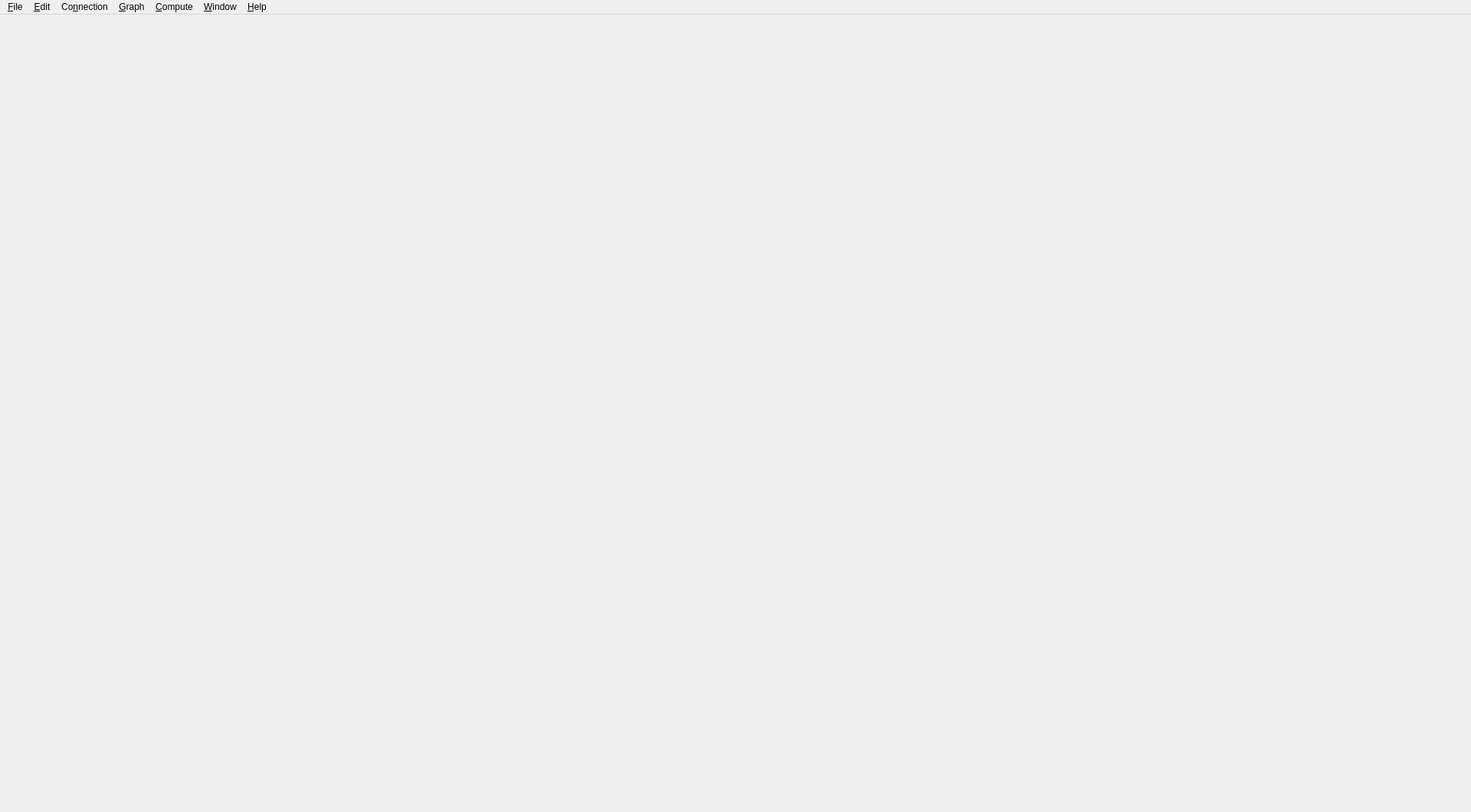
<?xml version="1.0" encoding="UTF-8"?>
<ui version="4.0">
 <class>MainWindow</class>
 <widget class="QMainWindow" name="MainWindow">
  <property name="geometry">
   <rect>
    <x>0</x>
    <y>0</y>
    <width>1920</width>
    <height>1060</height>
   </rect>
  </property>
  <property name="sizePolicy">
   <sizepolicy hsizetype="Fixed" vsizetype="Fixed">
    <horstretch>0</horstretch>
    <verstretch>0</verstretch>
   </sizepolicy>
  </property>
  <property name="minimumSize">
   <size>
    <width>1920</width>
    <height>1060</height>
   </size>
  </property>
  <property name="maximumSize">
   <size>
    <width>1920</width>
    <height>1060</height>
   </size>
  </property>
  <property name="windowTitle">
   <string>RoA</string>
  </property>
  <property name="toolButtonStyle">
   <enum>Qt::ToolButtonIconOnly</enum>
  </property>
  <property name="unifiedTitleAndToolBarOnMac">
   <bool>true</bool>
  </property>
  <widget class="QWidget" name="centralWidget">
   <property name="sizePolicy">
    <sizepolicy hsizetype="Expanding" vsizetype="Expanding">
     <horstretch>0</horstretch>
     <verstretch>0</verstretch>
    </sizepolicy>
   </property>
   <layout class="QGridLayout" name="gridLayout"/>
  </widget>
  <widget class="QMenuBar" name="menuBar">
   <property name="geometry">
    <rect>
     <x>0</x>
     <y>0</y>
     <width>1920</width>
     <height>25</height>
    </rect>
   </property>
   <widget class="QMenu" name="menu_File">
    <property name="title">
     <string>&amp;File</string>
    </property>
    <addaction name="action_New_project"/>
    <addaction name="separator"/>
    <addaction name="action_Load_project"/>
    <addaction name="separator"/>
    <addaction name="action_Save_project"/>
    <addaction name="actionS_ave_project_as"/>
    <addaction name="separator"/>
    <addaction name="actionE_xit"/>
   </widget>
   <widget class="QMenu" name="menu_Edit">
    <property name="title">
     <string>&amp;Edit</string>
    </property>
    <addaction name="separator"/>
    <addaction name="action_Settings"/>
   </widget>
   <widget class="QMenu" name="menu_Window">
    <property name="title">
     <string>&amp;Window</string>
    </property>
    <addaction name="actionShow_Fullscreen"/>
    <addaction name="action_Refresh_all"/>
   </widget>
   <widget class="QMenu" name="menu_Graph">
    <property name="title">
     <string>&amp;Graph</string>
    </property>
    <addaction name="action_Import"/>
    <addaction name="action_Export"/>
    <addaction name="separator"/>
    <addaction name="actionReset_all"/>
   </widget>
   <widget class="QMenu" name="menu_Compute">
    <property name="title">
     <string>&amp;Compute</string>
    </property>
    <addaction name="action_Balance_models"/>
    <addaction name="actionCausal_models"/>
    <addaction name="actionEffect_models"/>
    <addaction name="actionAdjustment_models"/>
    <addaction name="actionMarkov_models"/>
   </widget>
   <widget class="QMenu" name="menu_Help">
    <property name="title">
     <string>&amp;Help</string>
    </property>
    <addaction name="action_About"/>
   </widget>
   <widget class="QMenu" name="menuCo_nnection">
    <property name="title">
     <string>Co&amp;nnection</string>
    </property>
    <addaction name="actionConnect_to_server"/>
    <addaction name="actionConnect_to_database"/>
   </widget>
   <addaction name="menu_File"/>
   <addaction name="menu_Edit"/>
   <addaction name="menuCo_nnection"/>
   <addaction name="menu_Graph"/>
   <addaction name="menu_Compute"/>
   <addaction name="menu_Window"/>
   <addaction name="menu_Help"/>
  </widget>
  <action name="action_New_project">
   <property name="text">
    <string>&amp;New project</string>
   </property>
  </action>
  <action name="action_Save_project">
   <property name="text">
    <string>&amp;Save project</string>
   </property>
   <property name="shortcut">
    <string>Ctrl+S</string>
   </property>
  </action>
  <action name="action_Load_project">
   <property name="text">
    <string>&amp;Open project</string>
   </property>
  </action>
  <action name="actionE_xit">
   <property name="text">
    <string>E&amp;xit</string>
   </property>
  </action>
  <action name="actionS_ave_project_as">
   <property name="text">
    <string>S&amp;ave project as...</string>
   </property>
  </action>
  <action name="action_Settings">
   <property name="text">
    <string>&amp;Settings</string>
   </property>
  </action>
  <action name="action_About">
   <property name="text">
    <string>&amp;About</string>
   </property>
  </action>
  <action name="actionShow_Fullscreen">
   <property name="checkable">
    <bool>true</bool>
   </property>
   <property name="text">
    <string>Show &amp;Fullscreen</string>
   </property>
  </action>
  <action name="actionCompute_deltas">
   <property name="text">
    <string>Compute &amp;deltas</string>
   </property>
   <property name="shortcut">
    <string>F5</string>
   </property>
  </action>
  <action name="actionRefresh_balance_models">
   <property name="text">
    <string>Refresh balance models</string>
   </property>
  </action>
  <action name="actionRefresh_causal_models">
   <property name="text">
    <string>Refresh causal models</string>
   </property>
  </action>
  <action name="actionRefresh_effects_models">
   <property name="text">
    <string>Refresh effects models</string>
   </property>
  </action>
  <action name="action_Import">
   <property name="text">
    <string>&amp;Import from .csv</string>
   </property>
  </action>
  <action name="action_Export">
   <property name="text">
    <string>&amp;Export to .csv</string>
   </property>
  </action>
  <action name="actionReset_all">
   <property name="text">
    <string>Reset &amp;all</string>
   </property>
  </action>
  <action name="action_Refresh_all">
   <property name="text">
    <string>&amp;Refresh all</string>
   </property>
  </action>
  <action name="action_Balance_models">
   <property name="text">
    <string>&amp;Balance models</string>
   </property>
  </action>
  <action name="actionCausal_models">
   <property name="text">
    <string>Causal models</string>
   </property>
  </action>
  <action name="actionAdjustment_models">
   <property name="text">
    <string>Adjustment models</string>
   </property>
  </action>
  <action name="actionEffect_models">
   <property name="text">
    <string>Effect models</string>
   </property>
  </action>
  <action name="actionGroup_sizes">
   <property name="text">
    <string>Group sizes</string>
   </property>
  </action>
  <action name="actionConnect_to_database">
   <property name="text">
    <string>Connect to &amp;database</string>
   </property>
  </action>
  <action name="actionConnect_to_server">
   <property name="text">
    <string>Connect to &amp;server</string>
   </property>
  </action>
  <action name="actionMarkov_models">
   <property name="text">
    <string>Markov models</string>
   </property>
  </action>
 </widget>
 <layoutdefault spacing="6" margin="11"/>
 <resources/>
 <connections/>
</ui>
